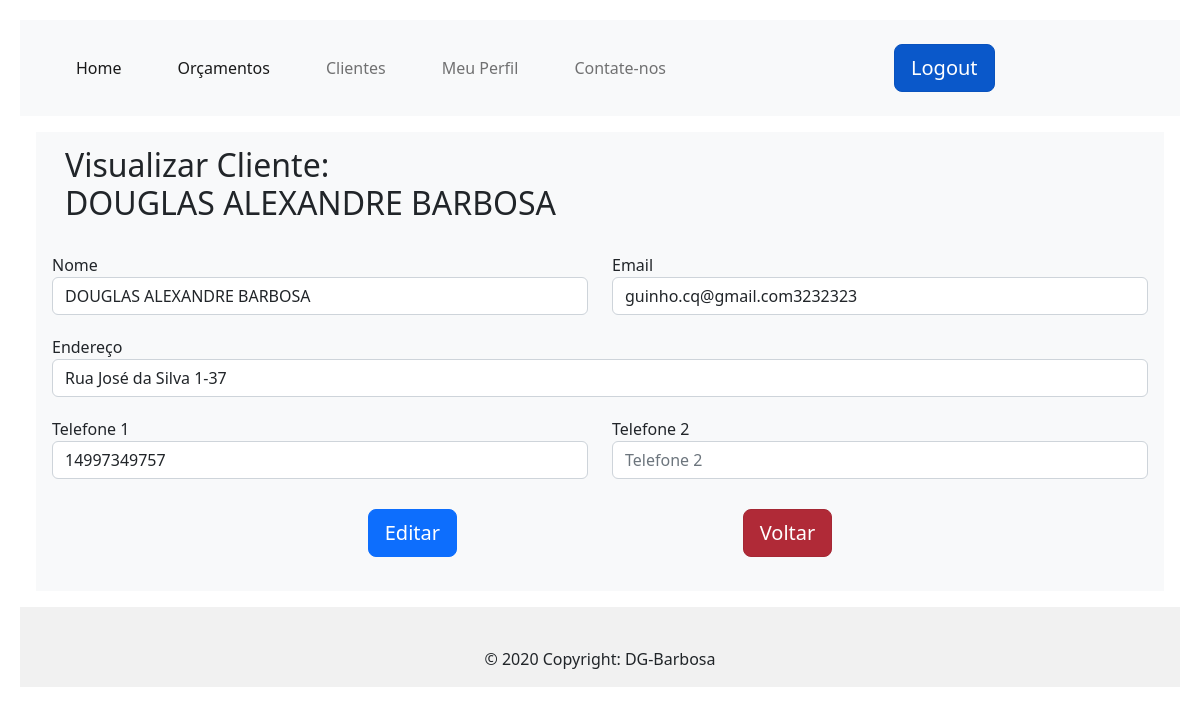
Page /viewClient/1 (signed in) on the committed database.
### app/models/tables.py (models this page shows, shortened)
class Clients(db.Model):
    _tablename__ = "clients"
    id = db.Column(db.Integer, primary_key=True, autoincrement=True)
    name = db.Column(db.String(150))
    email = db.Column(db.String, unique=True)
    address = db.Column(db.String)
    phone = db.Column(db.String)
    phone2 = db.Column(db.String)

### app/controllers/default.py (the view)
@app.route('/viewClient/<int:id>', methods=['GET'])
def view(id):
    client = Clients.query.filter_by(id=id).first_or_404()
    return render_template('viewClient.html', client=client)

### app/controllers/default.py (called while the page is built)
@lm.user_loader
def load_user(id):
    return User.query.filter_by(id=id).first()

### app/models/tables.py (called while the page is built)
    @property
    def is_authenticated(self):
        return True

### app/templates/viewClient.html
{% extends "base.html" %}
{% block conteudo %}
<div class="position-relative overflow-hidden p-3 p-md-1 m-md-3 bg-light">
    <h2 style="margin-left: 15px;padding: 10px">Visualizar Cliente: <br> {{ client.name }}</h2>
    <form action="/view/{{ client.id }}" class="container" method="GET">
        <div class=" row" style="margin-top: 20px; margin-bottom: 0px">
            <div class="col">
                <label for="">Nome</label>
                <input type="text" id="nome" name="nome" class="form-control" placeholder="Nome"
                    value="{{ client.name }}">
            </div>
            <div class="col">
                <label for="">Email</label>
                <input type="text" name="email" id="email" class="form-control" placeholder="exemplo@email.com"
                    value="{{ client.email }}">
            </div>
        </div>
        <div class="row" style="margin-top: 20px;">
            <div class="col">
                <label for="">Endereço</label>
                <input type="text" class="form-control" id="endereco" name="endereco" placeholder="Endereço"
                    value="{{ client.address }}">
            </div>
        </div>
        <div class="row" style="margin-top: 20px;">
            <div class="col">
                <label for="">Telefone 1</label>
                <input type="tel" class="form-control" placeholder="Telefone 1" id="telefone" name="telefone"
                    value="{{ client.phone }}">
            </div>
            <div class="col">
                <label for="">Telefone 2</label>
                <input type="tel" class="form-control" placeholder="Telefone 2" id="telefone2" name="telefone2"
                    value="{{ client.phone2 }}">
            </div>
        </div>
        <div class="buttons" style="display: flex; justify-content: space-evenly; margin: 30px;">
            <a href="/edit/{{ client.id }}">
                <input type="button" class="btn btn-primary btn-lg"  value="Editar">
            </a>
            <input type="reset" class="btn btn-danger btn-lg active" name="voltar" onclick="history.back()" value="Voltar">
        </div>
    </form>
    {% endblock conteudo %}

### app/static/css/style.css (style rules this page uses)
body { padding: 20px; background-color: black; }
a:link { text-decoration: none; }

### rows in the picture
Clients: name "DOUGLAS ALEXANDRE BARBOSA", nome "DOUGLAS ALEXANDRE BARBOSA", email "guinho.cq@gmail.com3232323", endereco "Rua José da Silva 1-37", telefone "14997349757"
